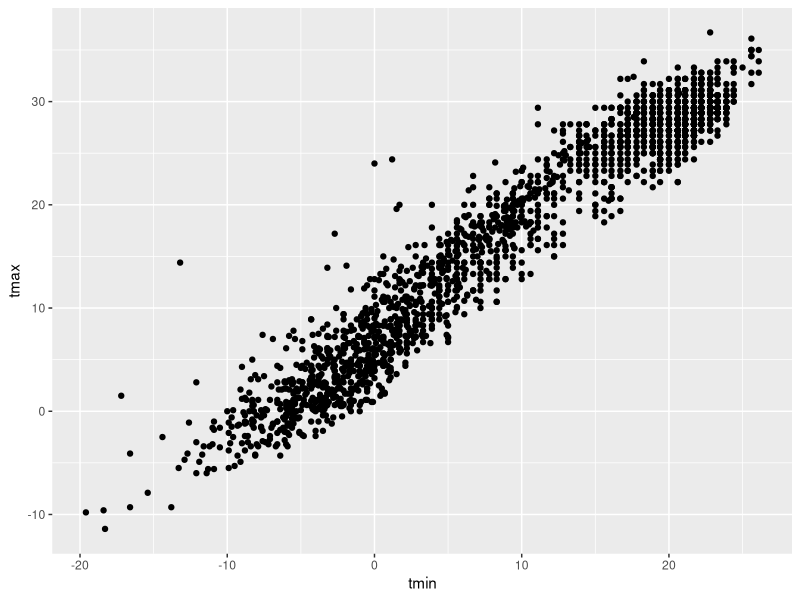
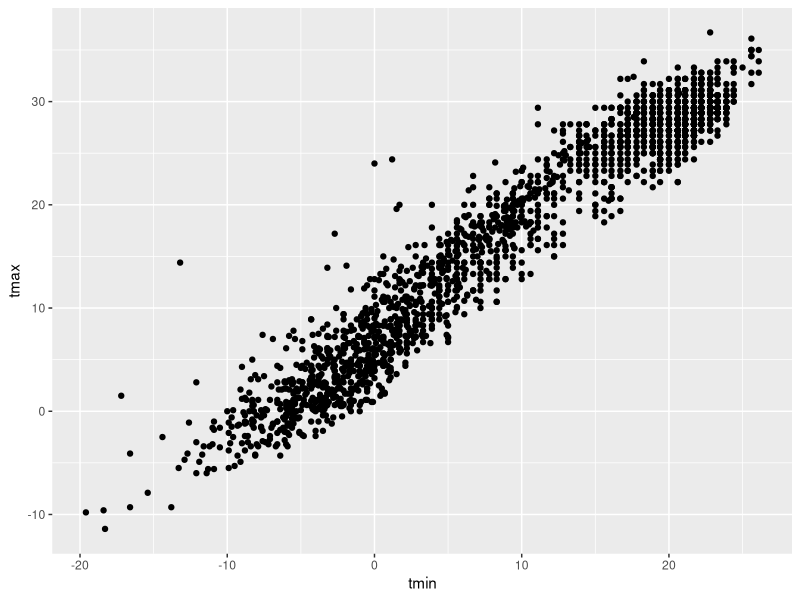
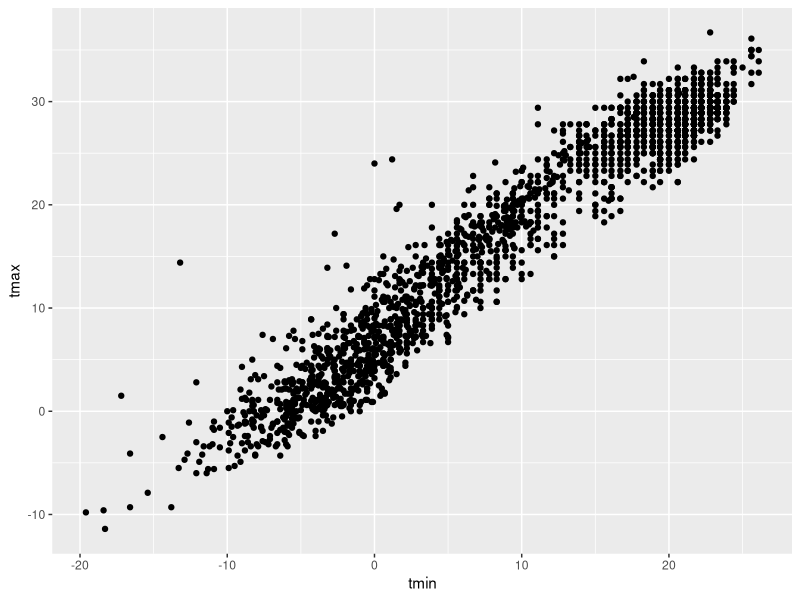
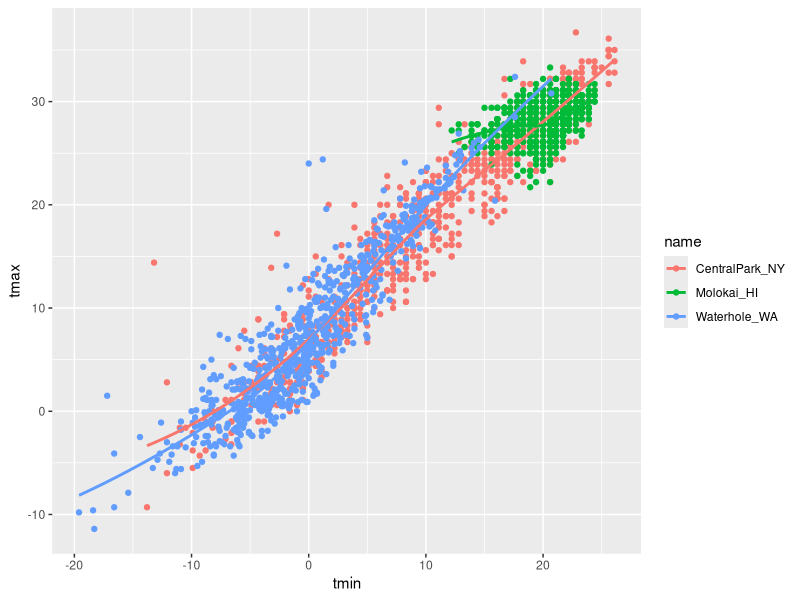
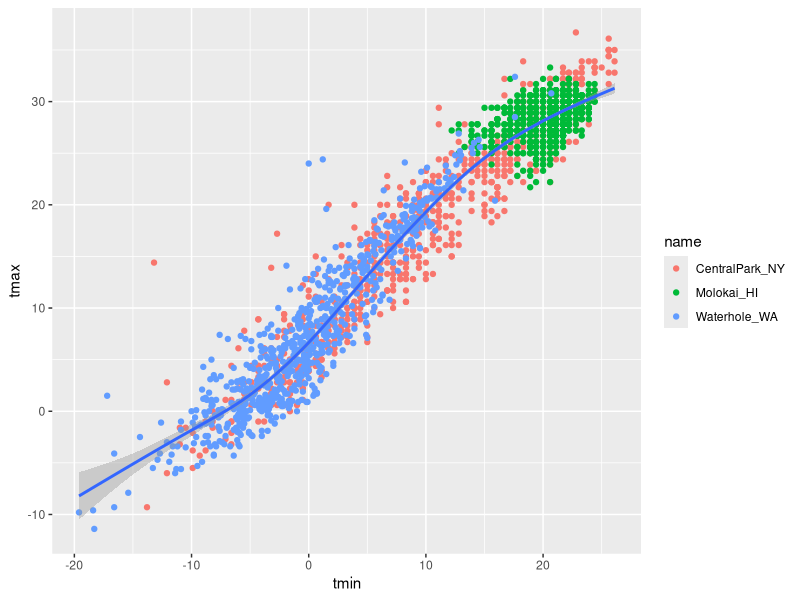
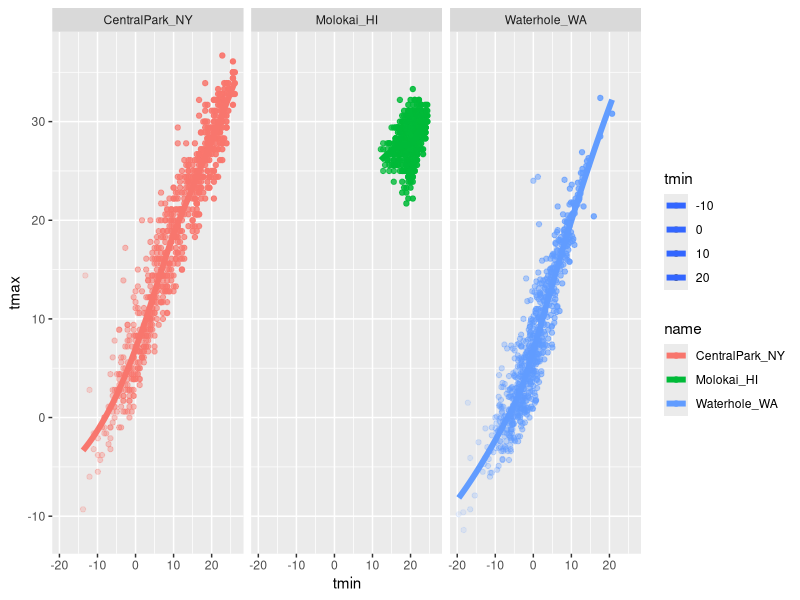
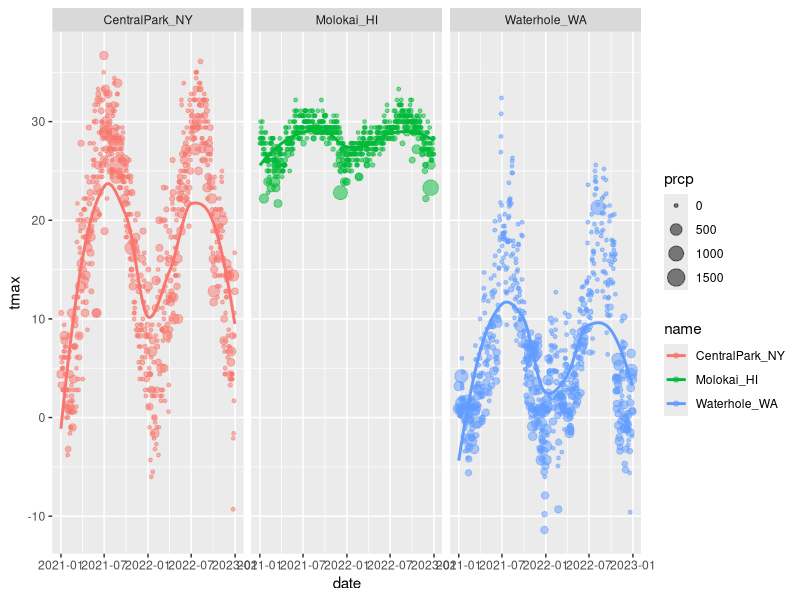
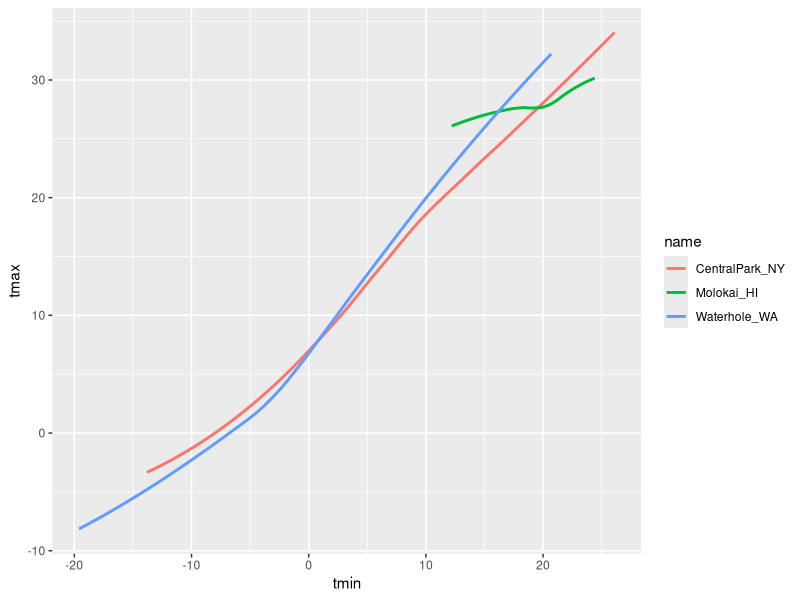

The R script that drew these images, in order:
## ---- chunk 1
library(tidyverse)
library(ggridges)
## ---- chunk 2
weather_df = read_csv(file = "./data/weather_df.csv")
  
weather_df
## ---- chunk 3
ggplot(weather_df, aes(x=tmin, y=tmax)) +
  geom_point()
## ---- chunk 4
weather_df %>%
  ggplot(aes(x=tmin, y=tmax)) +
  geom_point()
## ---- chunk 5
weather_plot =
    weather_df %>%
   ggplot(aes(x=tmin, y=tmax))

weather_plot + geom_point()
## ---- chunk 6
weather_df %>%
  ggplot(aes(x=tmin, y=tmax, color = name)) +
  geom_point()+
  geom_smooth(se = FALSE)
## ---- chunk 7
weather_df %>%
  ggplot(aes(x=tmin, y=tmax)) +
  geom_point(aes(color = name)) +
  geom_smooth()
## ---- chunk 8
weather_df %>%
  ggplot(aes(x=tmin, y=tmax, alpha=tmin, color = name)) +
  geom_point()+
  geom_smooth(se = FALSE, size = 2) +
  facet_grid(. ~ name)
## ---- chunk 9
weather_df %>%
    ggplot(aes(x=date, y=tmax, color=name))+
  geom_point(aes(size=prcp),alpha=.5)+
  geom_smooth(se=FALSE)+
  facet_grid(.~name)
## ---- chunk 10
weather_df %>%
  ggplot(aes(x=tmin, y=tmax, color=name)) +
  geom_smooth(se=FALSE)
## ---- chunk 11
weather_df %>%
  ggplot (aes(x=tmin, y=tmax))+
  geom_hex()
## ---- chunk 12
weather_df %>%
  ggplot (aes(x=tmin, y=tmax))+
  geom_bin2d()
## ---- chunk 13
weather_df %>%
  ggplot (aes(x=tmin, y=tmax))+
  geom_density2d()+
  geom_point(alpha=.3)
## ---- chunk 14
weather_df %>%
  ggplot(aes(x=tmin))+
  geom_histogram()
## ---- chunk 15
weather_df %>%
  ggplot(aes(x=tmin, fill=name))+
  geom_histogram()+
  facet_grid(.~name)
## ---- chunk 16
weather_df %>%
  ggplot(aes(x=tmin))+
  geom_histogram()+
  facet_grid(.~name)
## ---- chunk 17
weather_df %>%
  ggplot(aes(x=tmin, fill=name))+
  geom_histogram(position = "dodge")
## ---- chunk 18
weather_df %>%
  ggplot(aes(x=tmin, fill=name))+
  geom_density(alpha=.4)
## ---- chunk 19
weather_df %>%
  ggplot(aes(x=name, y=tmin))+
  geom_boxplot()
## ---- chunk 20
weather_df %>%
  ggplot(aes(x=name, y=tmin, fill=name))+
  geom_violin()+
  stat_summary()
## ---- chunk 21
weather_df %>%
  ggplot(aes(x=tmin, y=name))+
  geom_density_ridges()
## ---- chunk 22
weather_plot =
  weather_df %>%
  ggplot(aes(x=tmin, y=tmax,color=name))+
  geom_point(alpha=.5)

ggsave("weather_plot.pdf", weather_plot, width=5, height=8)
## ---- chunk 23
weather_plot
## ---- chunk 24
weather_plot
